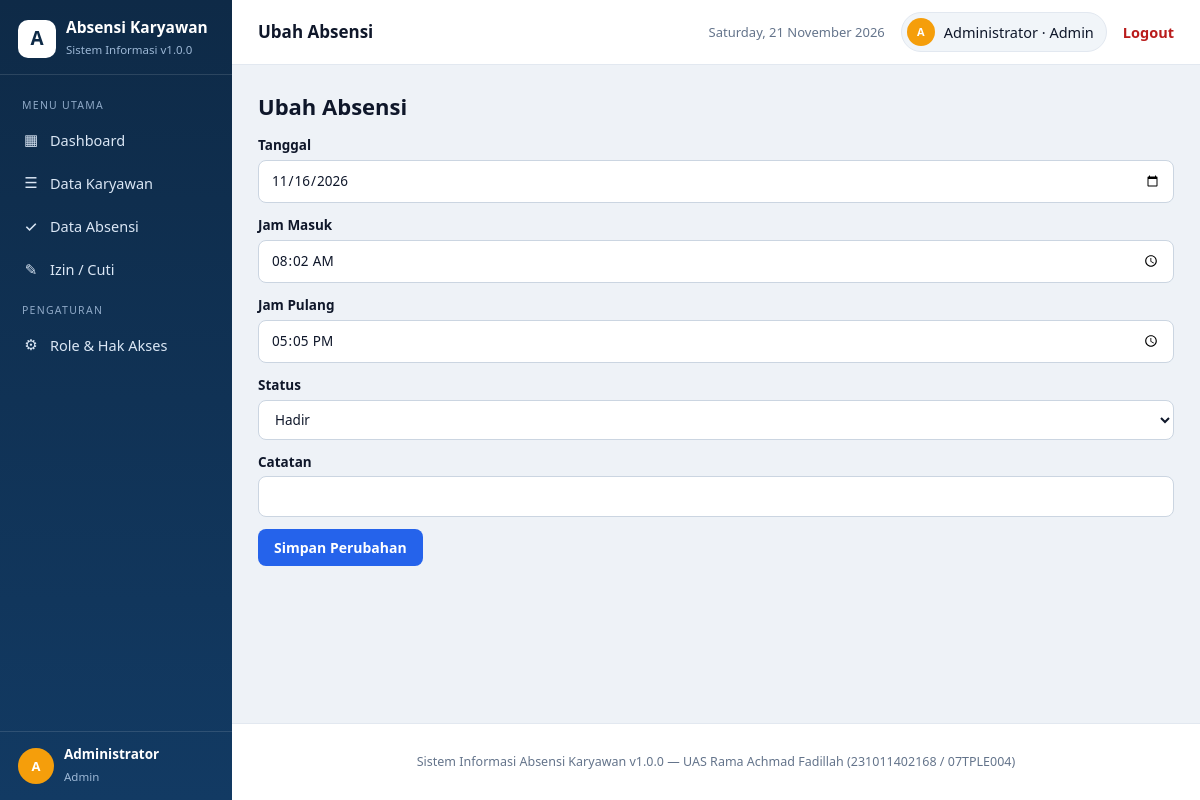
Screenshot of /modules/attendances/edit.php?id=1 (signed in) with the database file from the repository.
### tables this page shows
CREATE TABLE `users` (
  `id` INT UNSIGNED NOT NULL AUTO_INCREMENT,
  `name` VARCHAR(100) NOT NULL,
  `email` VARCHAR(100) NOT NULL,
  `password` VARCHAR(255) NOT NULL,
  `role_id` INT UNSIGNED NOT NULL,
  `employee_id` INT UNSIGNED NULL,
  `is_active` TINYINT(1) NOT NULL DEFAULT 1,
  `created_at` TIMESTAMP NOT NULL DEFAULT CURRENT_TIMESTAMP,
  `updated_at` TIMESTAMP NOT NULL DEFAULT CURRENT_TIMESTAMP ON UPDATE CURRENT_TIMESTAMP,
  PRIMARY KEY (`id`),
  UNIQUE KEY `uk_users_email` (`email`),
  KEY `idx_users_role` (`role_id`),
  KEY `idx_users_employee` (`employee_id`),
  CONSTRAINT `fk_users_role` FOREIGN KEY (`role_id`) REFERENCES `roles` (`id`) ON UPDATE CASCADE ON DELETE RESTRICT,
  CONSTRAINT `fk_users_employee` FOREIGN KEY (`employee_id`) REFERENCES `employees` (`id`) ON UPDATE CASCADE ON DELETE SET NULL
);

CREATE TABLE `roles` (
  `id` INT UNSIGNED NOT NULL AUTO_INCREMENT,
  `name` VARCHAR(50) NOT NULL,
  `description` VARCHAR(255) NULL,
  `created_at` TIMESTAMP NOT NULL DEFAULT CURRENT_TIMESTAMP,
  PRIMARY KEY (`id`),
  UNIQUE KEY `uk_roles_name` (`name`)
);

CREATE TABLE `attendances` (
  `id` INT UNSIGNED NOT NULL AUTO_INCREMENT,
  `employee_id` INT UNSIGNED NOT NULL,
  `date` DATE NOT NULL,
  `check_in` TIME NULL,
  `check_out` TIME NULL,
  `status` ENUM('Hadir','Terlambat','Izin','Sakit','Alpa') NOT NULL DEFAULT 'Hadir',
  `notes` VARCHAR(255) NULL,
  `created_at` TIMESTAMP NOT NULL DEFAULT CURRENT_TIMESTAMP,
  `updated_at` TIMESTAMP NOT NULL DEFAULT CURRENT_TIMESTAMP ON UPDATE CURRENT_TIMESTAMP,
  PRIMARY KEY (`id`),
  UNIQUE KEY `uk_attendance_employee_date` (`employee_id`, `date`),
  KEY `idx_attendances_date` (`date`),
  KEY `idx_attendances_status` (`status`),
  CONSTRAINT `fk_attendances_employee` FOREIGN KEY (`employee_id`) REFERENCES `employees` (`id`) ON UPDATE CASCADE ON DELETE CASCADE
);

### config/database.php (called while the page is built, shortened)
<?php
function getPDO()
{
    static $pdo = null;
    if ($pdo === null) {
        $dsn = 'mysql:host=' . DB_HOST . ';dbname=' . DB_NAME . ';charset=' . DB_CHARSET;
        $options = [
            PDO::ATTR_ERRMODE            => PDO::ERRMODE_EXCEPTION,
            PDO::ATTR_DEFAULT_FETCH_MODE => PDO::FETCH_ASSOC,
            PDO::ATTR_EMULATE_PREPARES   => false,
        ];
        $pdo = new PDO($dsn, DB_USER, DB_PASS, $options);
    }
    return $pdo;
}

### includes/auth.php (called while the page is built, shortened)
<?php
require_once __DIR__ . '/../config/database.php';
function currentUser()
{
    $stmt = getPDO()->prepare(
        'SELECT u.*, r.name AS role_name FROM users u ' .
        'JOIN roles r ON r.id = u.role_id WHERE u.id = ? LIMIT 1'
    );
    $stmt->execute([$_SESSION['user_id']]);
    $user = $stmt->fetch();
    return $user ?: null;
}
function hasPermission($permissionName)
{
    $user = currentUser();
    $stmt = getPDO()->prepare(
        'SELECT COUNT(*) FROM role_permissions rp ' .
        'JOIN permissions p ON p.id = rp.permission_id ' .
        'WHERE rp.role_id = ? AND p.name = ?'
    );
    $stmt->execute([$user['role_id'], $permissionName]);
    return (int) $stmt->fetchColumn() > 0;
}

### includes/helpers.php (called while the page is built, shortened)
<?php
function e($value)
{
    return htmlspecialchars((string) $value, ENT_QUOTES, 'UTF-8');
}

### modules/attendances/edit.php (the view, shortened to what this page needs)
<?php
require_once __DIR__ . '/../../includes/auth.php';
$pdo = getPDO();
$id = (int) ($_GET['id'] ?? 0);
$stmt = $pdo->prepare('SELECT * FROM attendances WHERE id = ?');
$stmt->execute([$id]);
$row = $stmt->fetch();
$pageTitle = 'Ubah Absensi';
require __DIR__ . '/../../includes/header.php';
?>
<h1>Ubah Absensi</h1>
<form method="post">
  <label>Tanggal <input type="date" name="date" value="<?php echo e($row['date']); ?>" required></label>
  <label>Jam Masuk <input type="time" name="check_in" value="<?php echo e($row['check_in'] ?? ''); ?>"></label>
  <label>Jam Pulang <input type="time" name="check_out" value="<?php echo e($row['check_out'] ?? ''); ?>"></label>
  <label>Status <select name="status">
    <?php foreach (['Hadir', 'Terlambat', 'Izin', 'Sakit', 'Alpa'] as $s): ?>
      <option <?php echo $row['status'] === $s ? 'selected' : ''; ?>><?php echo $s; ?></option>
    <?php endforeach; ?>
  </select></label>
  <label>Catatan <input name="notes" value="<?php echo e($row['notes']); ?>"></label>
  <button type="submit">Simpan Perubahan</button>
</form>
<?php require __DIR__ . '/../../includes/footer.php'; ?>

### includes/header.php (shortened to what this page needs)
<?php
require_once __DIR__ . '/helpers.php';
require_once __DIR__ . '/auth.php';
$user = currentUser();
$initials = '';
foreach (preg_split('/\s+/', trim($user['name'])) as $part) {
    if ($part !== '') { $initials .= strtoupper($part[0]); }
}
$active = $pageTitle ?? '';
function menuLink($href, $label, $icon, $title, $active) {
    $cls = ($title === $active) ? ' class="active"' : '';
    echo '<a href="' . $href . '"' . $cls . '><span class="ico">' . $icon . '</span>' . $label . '</a>';
}
?>
<!DOCTYPE html>
<html lang="id">
<head>
<link rel="stylesheet" href="/assets/style.css">
</head>
<body>
<div class="layout">
<aside class="sidebar">
  <div class="brand">
    <span class="logo">A</span>
    <span><strong>Absensi Karyawan</strong><small>Sistem Informasi v<?php echo APP_VERSION; ?></small></span>
  </div>
  <nav class="menu">
    <span class="menu-label">Menu Utama</span>
    <?php if (hasPermission('dashboard.view')) { menuLink('/dashboard.php', 'Dashboard', '▦', 'Dashboard', $active); } ?>
    <?php if (hasPermission('employees.view')) { menuLink('/modules/employees/index.php', 'Data Karyawan', '☰', 'Data Karyawan', $active); } ?>
    <?php if (hasPermission('attendances.view')) { menuLink('/modules/attendances/index.php', 'Data Absensi', '✓', 'Data Absensi', $active); } ?>
    <?php if (hasPermission('leave_requests.view')) { menuLink('/modules/leave_requests/index.php', 'Izin / Cuti', '✎', 'Izin / Cuti', $active); } ?>
    <?php if (hasPermission('rbac.view')): ?>
    <span class="menu-label">Pengaturan</span>
    <?php endif; ?>
  </nav>
  <div class="side-user">
    <span class="avatar"><?php echo e($initials); ?></span>
    <span><strong><?php echo e($user['name']); ?></strong><small><?php echo e($user['role_name']); ?></small></span>
  </div>
</aside>
<div class="main">
<header class="topbar">
  <span class="page-title"><?php echo e($pageTitle ?? 'Dashboard'); ?></span>
  <span class="date"><?php echo e(date('l, d F Y')); ?></span>
  <span class="user-chip"><span class="avatar"><?php echo e($initials); ?></span><?php echo e($user['name']); ?> · <?php echo e($user['role_name']); ?></span>
  <a class="logout" href="/logout.php">Logout</a>
</header>
<main class="container">

### assets/style.css (style rules this page uses)
:root { --navy:#0e2a47; --navy-2:#123a63; --blue:#2563eb; --blue-dark:#1d4ed8; --ink:#0f172a; --muted:#64748b; --line:#e2e8f0; --bg:#eef2f7; --green:#15803d; --green-bg:#dcfce7; --amber:#b45309; --amber-bg:#fef3c7; --red:#b91c1c; --red-bg:#fee2e2; --teal:#0f766e; --teal-bg:#ccfbf1; --violet:#6d28d9; --violet-bg:#ede9fe; --radius:12px; --shadow:0 1px 3px rgba(15,23,42,.08),0 4px 14px rgba(15,23,42,.05); }
* { box-sizing:border-box }
html,body { margin:0;padding:0 }
body { font-family:"Segoe UI",system-ui,-apple-system,Roboto,Arial,sans-serif;background:var(--bg);color:var(--ink);font-size:14.5px;line-height:1.55 }
a { color:var(--blue);text-decoration:none }
h1 { font-size:22px;margin:0 0 4px }
.layout { display:flex;min-height:100vh }
.sidebar { width:232px;flex:0 0 232px;background:linear-gradient(180deg,var(--navy) 0%,var(--navy-2) 100%);color:#dbe7f5;display:flex;flex-direction:column;position:sticky;top:0;height:100vh }
.brand { display:flex;align-items:center;gap:10px;padding:18px 18px 14px;border-bottom:1px solid rgba(255,255,255,.12) }
.brand .logo { width:38px;height:38px;border-radius:10px;background:#fff;color:var(--navy);display:flex;align-items:center;justify-content:center;font-weight:800;font-size:19px }
.brand strong { display:block;color:#fff;font-size:15.5px;line-height:1.25 }
.brand small { color:#9db8d6;font-size:11.5px }
.menu { padding:12px 12px 6px;display:flex;flex-direction:column;gap:2px }
.menu .menu-label { font-size:10.5px;letter-spacing:.12em;text-transform:uppercase;color:#8fa9c7;padding:10px 10px 4px }
.menu a { color:#dbe7f5;padding:9px 10px;border-radius:8px;display:flex;align-items:center;gap:10px;font-weight:500 }
.menu a .ico { width:18px;text-align:center;font-size:15px }
.sidebar .side-user { margin-top:auto;padding:14px 18px;border-top:1px solid rgba(255,255,255,.12);display:flex;gap:10px;align-items:center }
.avatar { width:36px;height:36px;border-radius:50%;background:#f59e0b;color:#fff;display:flex;align-items:center;justify-content:center;font-weight:700;font-size:13px;flex:0 0 36px }
.side-user strong { display:block;color:#fff;font-size:13.5px;line-height:1.3 }
.side-user small { color:#9db8d6;font-size:11.5px }
.main { flex:1;min-width:0;display:flex;flex-direction:column }
.topbar { background:#fff;border-bottom:1px solid var(--line);padding:12px 26px;display:flex;align-items:center;gap:16px;position:sticky;top:0;z-index:5 }
.topbar .page-title { font-size:17px;font-weight:700 }
.topbar .date { color:var(--muted);font-size:13px }
.topbar .user-chip { display:flex;align-items:center;gap:9px;background:#f1f5f9;border:1px solid var(--line);padding:5px 12px 5px 5px;border-radius:999px }
.topbar .user-chip .avatar { width:28px;height:28px;flex-basis:28px;font-size:11px }
.topbar .logout { color:var(--red);font-weight:600 }
.container { max-width:1180px;width:100%;margin:0 auto;padding:24px 26px 34px }
button,.btn { background:var(--blue);color:#fff;border:0;padding:9px 16px;cursor:pointer;text-decoration:none;display:inline-block;border-radius:8px;font-size:14px;font-weight:600;font-family:inherit }
input,select,textarea { width:100%;padding:9px 12px;margin-top:4px;border:1px solid #cbd5e1;border-radius:8px;font:inherit;background:#fff;color:var(--ink) }
form label { display:block;margin:12px 0;font-weight:600;font-size:13.5px }
form label input,form label select,form label textarea { font-weight:400 }

### rows the page displays
users: name "Administrator", role.name "Admin"
attendances: date "11/16/2026", check_in "08:02:00", check_out "17:05:00", status "Hadir"

### other values shown
APP_VERSION "1.0.0"
$icon "▦ ☰ ✓ ✎ ⚙"
$label "Dashboard Data Karyawan Data Absensi Izin / Cuti Role & Hak Akses"
$initials "A"
$pageTitle "Ubah Absensi"
APP_NAME "Sistem Informasi Absensi Karyawan"
